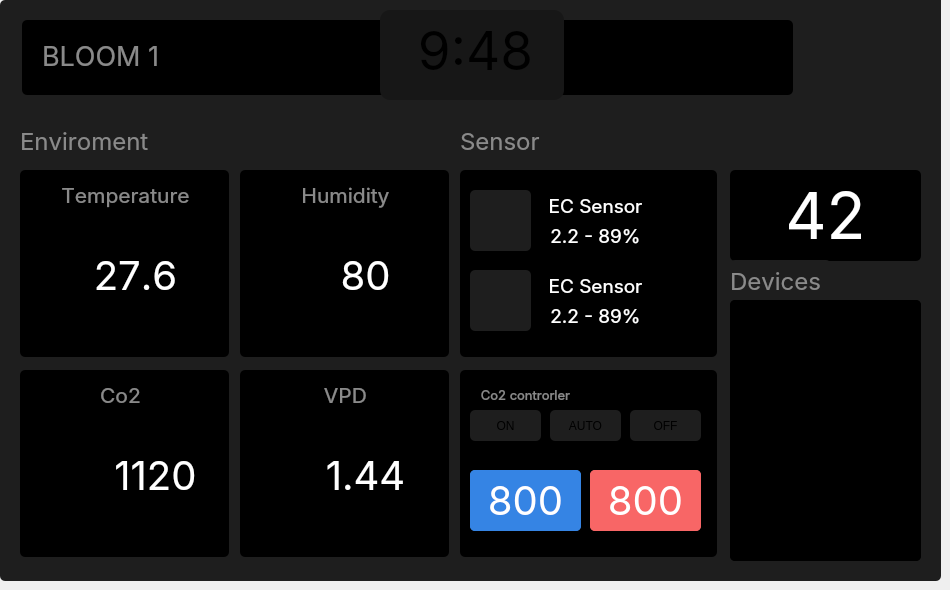
    <widget class="QWidget" name="pageHome">
     <widget class="QWidget" name="body" native="true">
      <property name="geometry">
       <rect>
        <x>0</x>
        <y>0</y>
        <width>941</width>
        <height>581</height>
       </rect>
      </property>
      <property name="styleSheet">
       <string notr="true">background-color: rgb(30, 30, 30);
padding:0px;
border-radius:5px;</string>
      </property>
      <widget class="QWidget" name="header_body" native="true">
       <property name="geometry">
        <rect>
         <x>22</x>
         <y>20</y>
         <width>771</width>
         <height>75</height>
        </rect>
       </property>
       <property name="styleSheet">
        <string notr="true">background-color: rgb(0, 0, 0);
border-radius:5px</string>
       </property>
       <widget class="QLabel" name="roomName">
        <property name="geometry">
         <rect>
          <x>20</x>
          <y>20</y>
          <width>151</width>
          <height>31</height>
         </rect>
        </property>
        <property name="font">
         <font>
          <family>inter</family>
          <pointsize>20</pointsize>
          <italic>false</italic>
          <strikeout>false</strikeout>
          <kerning>false</kerning>
         </font>
        </property>
        <property name="styleSheet">
         <string notr="true">font-family:inter;
color: #8A8A8A</string>
        </property>
        <property name="text">
         <string>BLOOM 1</string>
        </property>
       </widget>
      </widget>
      <widget class="QWidget" name="widget" native="true">
       <property name="geometry">
        <rect>
         <x>380</x>
         <y>10</y>
         <width>184</width>
         <height>90</height>
        </rect>
       </property>
       <property name="styleSheet">
        <string notr="true">background-color: #171717;
border-radius:10px</string>
       </property>
       <widget class="QLabel" name="timeLable">
        <property name="geometry">
         <rect>
          <x>20</x>
          <y>10</y>
          <width>151</width>
          <height>61</height>
         </rect>
        </property>
        <property name="font">
         <font>
          <family>Inter</family>
          <pointsize>40</pointsize>
         </font>
        </property>
        <property name="styleSheet">
         <string notr="true">font-family: Inter</string>
        </property>
        <property name="text">
         <string>9:48</string>
        </property>
        <property name="alignment">
         <set>Qt::AlignCenter</set>
        </property>
       </widget>
      </widget>
      <widget class="QLabel" name="enviromentLable">
       <property name="geometry">
        <rect>
         <x>20</x>
         <y>120</y>
         <width>211</width>
         <height>41</height>
        </rect>
       </property>
       <property name="font">
        <font>
         <family>inter</family>
         <pointsize>18</pointsize>
         <italic>false</italic>
         <strikeout>false</strikeout>
         <kerning>false</kerning>
        </font>
       </property>
       <property name="styleSheet">
        <string notr="true">font-family:inter;
color: #8A8A8A</string>
       </property>
       <property name="text">
        <string>Enviroment</string>
       </property>
      </widget>
      <widget class="QWidget" name="tempWidget" native="true">
       <property name="geometry">
        <rect>
         <x>20</x>
         <y>170</y>
         <width>209</width>
         <height>187</height>
        </rect>
       </property>
       <property name="styleSheet">
        <string notr="true">background-color: rgb(0, 0, 0);</string>
       </property>
       <widget class="QLabel" name="tempLable">
        <property name="geometry">
         <rect>
          <x>10</x>
          <y>10</y>
          <width>191</width>
          <height>31</height>
         </rect>
        </property>
        <property name="font">
         <font>
          <family>inter</family>
          <pointsize>16</pointsize>
          <italic>false</italic>
          <bold>false</bold>
          <strikeout>false</strikeout>
          <kerning>false</kerning>
         </font>
        </property>
        <property name="styleSheet">
         <string notr="true">font-family:inter;
color: #8A8A8A</string>
        </property>
        <property name="text">
         <string>Temperature</string>
        </property>
        <property name="alignment">
         <set>Qt::AlignCenter</set>
        </property>
       </widget>
       <widget class="QLabel" name="iconTemp">
        <property name="geometry">
         <rect>
          <x>0</x>
          <y>60</y>
          <width>61</width>
          <height>91</height>
         </rect>
        </property>
        <property name="text">
         <string/>
        </property>
        <property name="pixmap">
         <pixmap resource="Resource.qrc">:/icon/Temperature.png</pixmap>
        </property>
       </widget>
       <widget class="QLabel" name="humiLable_7">
        <property name="geometry">
         <rect>
          <x>10</x>
          <y>80</y>
          <width>211</width>
          <height>51</height>
         </rect>
        </property>
        <property name="font">
         <font>
          <family>inter</family>
          <pointsize>30</pointsize>
          <italic>false</italic>
          <bold>false</bold>
          <strikeout>false</strikeout>
          <kerning>false</kerning>
         </font>
        </property>
        <property name="styleSheet">
         <string notr="true">font-family:inter;
color:rgb(255, 255, 255)</string>
        </property>
        <property name="text">
         <string>27.6</string>
        </property>
        <property name="alignment">
         <set>Qt::AlignCenter</set>
        </property>
       </widget>
       <zorder>humiLable_7</zorder>
       <zorder>tempLable</zorder>
       <zorder>iconTemp</zorder>
      </widget>
      <widget class="QWidget" name="humiWidget" native="true">
       <property name="geometry">
        <rect>
         <x>240</x>
         <y>170</y>
         <width>209</width>
         <height>187</height>
        </rect>
       </property>
       <property name="styleSheet">
        <string notr="true">background-color: rgb(0, 0, 0);</string>
       </property>
       <widget class="QLabel" name="humiLable">
        <property name="geometry">
         <rect>
          <x>0</x>
          <y>10</y>
          <width>211</width>
          <height>31</height>
         </rect>
        </property>
        <property name="font">
         <font>
          <family>inter</family>
          <pointsize>16</pointsize>
          <italic>false</italic>
          <bold>false</bold>
          <strikeout>false</strikeout>
          <kerning>false</kerning>
         </font>
        </property>
        <property name="styleSheet">
         <string notr="true">font-family:inter;
color: #8A8A8A</string>
        </property>
        <property name="text">
         <string>Humidity</string>
        </property>
        <property name="alignment">
         <set>Qt::AlignCenter</set>
        </property>
       </widget>
       <widget class="QLabel" name="iconTemp_2">
        <property name="geometry">
         <rect>
          <x>10</x>
          <y>60</y>
          <width>61</width>
          <height>91</height>
         </rect>
        </property>
        <property name="text">
         <string/>
        </property>
        <property name="pixmap">
         <pixmap resource="Resource.qrc">:/icon/Hygrometer.png</pixmap>
        </property>
       </widget>
       <widget class="QLabel" name="humiLable_8">
        <property name="geometry">
         <rect>
          <x>20</x>
          <y>80</y>
          <width>211</width>
          <height>51</height>
         </rect>
        </property>
        <property name="font">
         <font>
          <family>inter</family>
          <pointsize>30</pointsize>
          <italic>false</italic>
          <bold>false</bold>
          <strikeout>false</strikeout>
          <kerning>false</kerning>
         </font>
        </property>
        <property name="styleSheet">
         <string notr="true">font-family:inter;
color:rgb(255, 255, 255)</string>
        </property>
        <property name="text">
         <string>80</string>
        </property>
        <property name="alignment">
         <set>Qt::AlignCenter</set>
        </property>
       </widget>
       <zorder>humiLable_8</zorder>
       <zorder>humiLable</zorder>
       <zorder>iconTemp_2</zorder>
      </widget>
      <widget class="QWidget" name="co2Widget" native="true">
       <property name="geometry">
        <rect>
         <x>20</x>
         <y>370</y>
         <width>209</width>
         <height>187</height>
        </rect>
       </property>
       <property name="styleSheet">
        <string notr="true">background-color: rgb(0, 0, 0);</string>
       </property>
       <widget class="QLabel" name="co2Lable">
        <property name="geometry">
         <rect>
          <x>0</x>
          <y>10</y>
          <width>201</width>
          <height>31</height>
         </rect>
        </property>
        <property name="font">
         <font>
          <family>inter</family>
          <pointsize>16</pointsize>
          <italic>false</italic>
          <bold>false</bold>
          <strikeout>false</strikeout>
          <kerning>false</kerning>
         </font>
        </property>
        <property name="styleSheet">
         <string notr="true">font-family:inter;
color: #8A8A8A</string>
        </property>
        <property name="text">
         <string>Co2</string>
        </property>
        <property name="alignment">
         <set>Qt::AlignCenter</set>
        </property>
       </widget>
       <widget class="QLabel" name="iconTemp_3">
        <property name="geometry">
         <rect>
          <x>10</x>
          <y>60</y>
          <width>71</width>
          <height>91</height>
         </rect>
        </property>
        <property name="styleSheet">
         <string notr="true">color: rgb(255, 255, 255);</string>
        </property>
        <property name="text">
         <string/>
        </property>
        <property name="pixmap">
         <pixmap resource="Resource.qrc">:/icon/CO2.png</pixmap>
        </property>
       </widget>
       <widget class="QLabel" name="humiLable_9">
        <property name="geometry">
         <rect>
          <x>30</x>
          <y>80</y>
          <width>211</width>
          <height>51</height>
         </rect>
        </property>
        <property name="font">
         <font>
          <family>inter</family>
          <pointsize>30</pointsize>
          <italic>false</italic>
          <bold>false</bold>
          <strikeout>false</strikeout>
          <kerning>false</kerning>
         </font>
        </property>
        <property name="styleSheet">
         <string notr="true">font-family:inter;
color:rgb(255, 255, 255)</string>
        </property>
        <property name="text">
         <string>1120</string>
        </property>
        <property name="alignment">
         <set>Qt::AlignCenter</set>
        </property>
       </widget>
       <zorder>humiLable_9</zorder>
       <zorder>co2Lable</zorder>
       <zorder>iconTemp_3</zorder>
      </widget>
      <widget class="QWidget" name="vpdWidget" native="true">
       <property name="geometry">
        <rect>
         <x>240</x>
         <y>370</y>
         <width>209</width>
         <height>187</height>
        </rect>
       </property>
       <property name="styleSheet">
        <string notr="true">background-color: rgb(0, 0, 0);</string>
       </property>
       <widget class="QLabel" name="vdpLable">
        <property name="geometry">
         <rect>
          <x>0</x>
          <y>10</y>
          <width>211</width>
          <height>31</height>
         </rect>
        </property>
        <property name="font">
         <font>
          <family>inter</family>
          <pointsize>16</pointsize>
          <italic>false</italic>
          <bold>false</bold>
          <strikeout>false</strikeout>
          <kerning>false</kerning>
         </font>
        </property>
        <property name="styleSheet">
         <string notr="true">font-family:inter;
color: #8A8A8A</string>
        </property>
        <property name="text">
         <string>VPD</string>
        </property>
        <property name="alignment">
         <set>Qt::AlignCenter</set>
        </property>
       </widget>
       <widget class="QLabel" name="iconTemp_4">
        <property name="geometry">
         <rect>
          <x>10</x>
          <y>60</y>
          <width>61</width>
          <height>91</height>
         </rect>
        </property>
        <property name="text">
         <string/>
        </property>
        <property name="pixmap">
         <pixmap resource="Resource.qrc">:/icon/Connect.png</pixmap>
        </property>
       </widget>
       <widget class="QLabel" name="humiLable_10">
        <property name="geometry">
         <rect>
          <x>20</x>
          <y>80</y>
          <width>211</width>
          <height>51</height>
         </rect>
        </property>
        <property name="font">
         <font>
          <family>inter</family>
          <pointsize>30</pointsize>
          <italic>false</italic>
          <bold>false</bold>
          <strikeout>false</strikeout>
          <kerning>false</kerning>
         </font>
        </property>
        <property name="styleSheet">
         <string notr="true">font-family:inter;
color:rgb(255, 255, 255)</string>
        </property>
        <property name="text">
         <string>1.44</string>
        </property>
        <property name="alignment">
         <set>Qt::AlignCenter</set>
        </property>
       </widget>
       <zorder>humiLable_10</zorder>
       <zorder>vdpLable</zorder>
       <zorder>iconTemp_4</zorder>
      </widget>
      <widget class="QLabel" name="enviromentLable_2">
       <property name="geometry">
        <rect>
         <x>460</x>
         <y>120</y>
         <width>211</width>
         <height>41</height>
        </rect>
       </property>
       <property name="font">
        <font>
         <family>inter</family>
         <pointsize>18</pointsize>
         <italic>false</italic>
         <strikeout>false</strikeout>
         <kerning>false</kerning>
        </font>
       </property>
       <property name="styleSheet">
        <string notr="true">font-family:inter;
color: #8A8A8A</string>
       </property>
       <property name="text">
        <string>Sensor</string>
       </property>
      </widget>
      <widget class="QWidget" name="humiWidget_2" native="true">
       <property name="geometry">
        <rect>
         <x>460</x>
         <y>170</y>
         <width>257</width>
         <height>187</height>
        </rect>
       </property>
       <property name="styleSheet">
        <string notr="true">background-color: rgb(0, 0, 0);</string>
       </property>
       <widget class="QWidget" name="widget_4" native="true">
        <property name="geometry">
         <rect>
          <x>10</x>
          <y>20</y>
          <width>61</width>
          <height>61</height>
         </rect>
        </property>
        <property name="styleSheet">
         <string notr="true">background-color: rgb(30, 30, 30);
image: url(:/icon/Proximity Sensor.png);</string>
        </property>
       </widget>
       <widget class="QLabel" name="humiLable_3">
        <property name="geometry">
         <rect>
          <x>30</x>
          <y>20</y>
          <width>211</width>
          <height>31</height>
         </rect>
        </property>
        <property name="font">
         <font>
          <family>inter</family>
          <pointsize>14</pointsize>
          <italic>false</italic>
          <bold>false</bold>
          <strikeout>false</strikeout>
          <kerning>false</kerning>
         </font>
        </property>
        <property name="styleSheet">
         <string notr="true">font-family:inter;
color:rgb(255, 255, 255)</string>
        </property>
        <property name="text">
         <string>EC Sensor</string>
        </property>
        <property name="alignment">
         <set>Qt::AlignCenter</set>
        </property>
       </widget>
       <widget class="QLabel" name="humiLable_4">
        <property name="geometry">
         <rect>
          <x>30</x>
          <y>50</y>
          <width>211</width>
          <height>31</height>
         </rect>
        </property>
        <property name="font">
         <font>
          <family>inter</family>
          <pointsize>14</pointsize>
          <italic>false</italic>
          <bold>false</bold>
          <strikeout>false</strikeout>
          <kerning>false</kerning>
         </font>
        </property>
        <property name="styleSheet">
         <string notr="true">font-family:inter;
color:rgb(255, 255, 255)</string>
        </property>
        <property name="text">
         <string>2.2 - 89%</string>
        </property>
        <property name="alignment">
         <set>Qt::AlignCenter</set>
        </property>
       </widget>
       <widget class="QWidget" name="widget_5" native="true">
        <property name="geometry">
         <rect>
          <x>10</x>
          <y>100</y>
          <width>61</width>
          <height>61</height>
         </rect>
        </property>
        <property name="styleSheet">
         <string notr="true">background-color: rgb(30, 30, 30);
image: url(:/icon/Proximity Sensor.png);</string>
        </property>
       </widget>
       <widget class="QLabel" name="humiLable_6">
        <property name="geometry">
         <rect>
          <x>30</x>
          <y>100</y>
          <width>211</width>
          <height>31</height>
         </rect>
        </property>
        <property name="font">
         <font>
          <family>inter</family>
          <pointsize>14</pointsize>
          <italic>false</italic>
          <bold>false</bold>
          <strikeout>false</strikeout>
          <kerning>false</kerning>
         </font>
        </property>
        <property name="styleSheet">
         <string notr="true">font-family:inter;
color:rgb(255, 255, 255)</string>
        </property>
        <property name="text">
         <string>EC Sensor</string>
        </property>
        <property name="alignment">
         <set>Qt::AlignCenter</set>
        </property>
       </widget>
       <widget class="QLabel" name="humiLable_5">
        <property name="geometry">
         <rect>
          <x>30</x>
          <y>130</y>
          <width>211</width>
          <height>31</height>
         </rect>
        </property>
        <property name="font">
         <font>
          <family>inter</family>
          <pointsize>14</pointsize>
          <italic>false</italic>
          <bold>false</bold>
          <strikeout>false</strikeout>
          <kerning>false</kerning>
         </font>
        </property>
        <property name="styleSheet">
         <string notr="true">font-family:inter;
color:rgb(255, 255, 255)</string>
        </property>
        <property name="text">
         <string>2.2 - 89%</string>
        </property>
        <property name="alignment">
         <set>Qt::AlignCenter</set>
        </property>
       </widget>
       <zorder>humiLable_5</zorder>
       <zorder>humiLable_6</zorder>
       <zorder>humiLable_4</zorder>
       <zorder>humiLable_3</zorder>
       <zorder>widget_4</zorder>
       <zorder>widget_5</zorder>
      </widget>
      <widget class="QWidget" name="co2ControllerWidget" native="true">
       <property name="geometry">
        <rect>
         <x>460</x>
         <y>370</y>
         <width>257</width>
         <height>187</height>
        </rect>
       </property>
       <property name="styleSheet">
        <string notr="true">background-color: rgb(0, 0, 0);</string>
       </property>
       <widget class="QLabel" name="humiLable_2">
        <property name="geometry">
         <rect>
          <x>-40</x>
          <y>10</y>
          <width>211</width>
          <height>31</height>
         </rect>
        </property>
        <property name="font">
         <font>
          <family>inter</family>
          <pointsize>10</pointsize>
          <italic>false</italic>
          <bold>false</bold>
          <strikeout>false</strikeout>
          <kerning>false</kerning>
         </font>
        </property>
        <property name="styleSheet">
         <string notr="true">font-family:inter;
color: #8A8A8A</string>
        </property>
        <property name="text">
         <string>Co2 controrler</string>
        </property>
        <property name="alignment">
         <set>Qt::AlignCenter</set>
        </property>
       </widget>
       <widget class="QWidget" name="widget_8" native="true">
        <property name="geometry">
         <rect>
          <x>10</x>
          <y>100</y>
          <width>111</width>
          <height>61</height>
         </rect>
        </property>
        <property name="styleSheet">
         <string notr="true">background-color: rgb(53, 132, 228);</string>
        </property>
        <widget class="QLabel" name="humiLable_11">
         <property name="geometry">
          <rect>
           <x>0</x>
           <y>0</y>
           <width>111</width>
           <height>61</height>
          </rect>
         </property>
         <property name="font">
          <font>
           <family>inter</family>
           <pointsize>30</pointsize>
           <italic>false</italic>
           <bold>false</bold>
           <strikeout>false</strikeout>
           <kerning>false</kerning>
          </font>
         </property>
         <property name="styleSheet">
          <string notr="true">font-family:inter;
color:rgb(255, 255, 255)</string>
         </property>
         <property name="text">
          <string>800</string>
         </property>
         <property name="alignment">
          <set>Qt::AlignCenter</set>
         </property>
        </widget>
       </widget>
       <widget class="QWidget" name="widget_9" native="true">
        <property name="geometry">
         <rect>
          <x>130</x>
          <y>100</y>
          <width>111</width>
          <height>61</height>
         </rect>
        </property>
        <property name="styleSheet">
         <string notr="true">background-color: #F86666
</string>
        </property>
        <widget class="QLabel" name="humiLable_12">
         <property name="geometry">
          <rect>
           <x>0</x>
           <y>0</y>
           <width>111</width>
           <height>61</height>
          </rect>
         </property>
         <property name="font">
          <font>
           <family>inter</family>
           <pointsize>30</pointsize>
           <italic>false</italic>
           <bold>false</bold>
           <strikeout>false</strikeout>
           <kerning>false</kerning>
          </font>
         </property>
         <property name="styleSheet">
          <string notr="true">font-family:inter;
color:rgb(255, 255, 255)</string>
         </property>
         <property name="text">
          <string>800</string>
         </property>
         <property name="alignment">
          <set>Qt::AlignCenter</set>
         </property>
        </widget>
       </widget>
       <widget class="QPushButton" name="onButton">
        <property name="geometry">
         <rect>
          <x>10</x>
          <y>40</y>
          <width>71</width>
          <height>31</height>
         </rect>
        </property>
        <property name="styleSheet">
         <string notr="true">QPushButton{
background-color: #1E1E1E
}
QPushButton::pressed{
	background-color: rgba(104, 11, 11, 177)
}</string>
        </property>
        <property name="text">
         <string>ON</string>
        </property>
        <property name="checkable">
         <bool>true</bool>
        </property>
        <property name="checked">
         <bool>true</bool>
        </property>
        <property name="autoRepeat">
         <bool>false</bool>
        </property>
        <property name="autoExclusive">
         <bool>false</bool>
        </property>
       </widget>
       <widget class="QPushButton" name="autoButton">
        <property name="geometry">
         <rect>
          <x>90</x>
          <y>40</y>
          <width>71</width>
          <height>31</height>
         </rect>
        </property>
        <property name="styleSheet">
         <string notr="true">QPushButton{
background-color: #1E1E1E
}

QPushButton::pressed{
	background-color: rgba(104, 11, 11, 177)
}</string>
        </property>
        <property name="text">
         <string>AUTO</string>
        </property>
        <property name="checkable">
         <bool>true</bool>
        </property>
        <property name="checked">
         <bool>true</bool>
        </property>
        <property name="autoRepeat">
         <bool>false</bool>
        </property>
        <property name="autoExclusive">
         <bool>false</bool>
        </property>
       </widget>
       <widget class="QPushButton" name="offButton">
        <property name="geometry">
         <rect>
          <x>170</x>
          <y>40</y>
          <width>71</width>
          <height>31</height>
         </rect>
        </property>
        <property name="styleSheet">
         <string notr="true">QPushButton{
background-color: #1E1E1E
}

QPushButton::pressed{
	background-color: rgba(104, 11, 11, 177)
}</string>
        </property>
        <property name="text">
         <string>OFF</string>
        </property>
        <property name="checkable">
         <bool>true</bool>
        </property>
        <property name="checked">
         <bool>true</bool>
        </property>
        <property name="autoRepeat">
         <bool>false</bool>
        </property>
        <property name="autoExclusive">
         <bool>false</bool>
        </property>
       </widget>
      </widget>
      <widget class="QWidget" name="widget_2" native="true">
       <property name="geometry">
        <rect>
         <x>810</x>
         <y>-10</y>
         <width>131</width>
         <height>131</height>
        </rect>
       </property>
       <property name="styleSheet">
        <string notr="true">background-image: url(:/icon/logo 1.png);</string>
       </property>
      </widget>
      <widget class="QWidget" name="humiWidget_4" native="true">
       <property name="geometry">
        <rect>
         <x>730</x>
         <y>170</y>
         <width>191</width>
         <height>91</height>
        </rect>
       </property>
       <property name="styleSheet">
        <string notr="true">background-color: rgb(0, 0, 0);</string>
       </property>
       <widget class="QLabel" name="humiLable_13">
        <property name="geometry">
         <rect>
          <x>10</x>
          <y>0</y>
          <width>171</width>
          <height>91</height>
         </rect>
        </property>
        <property name="font">
         <font>
          <family>inter</family>
          <pointsize>48</pointsize>
          <italic>false</italic>
          <bold>false</bold>
          <strikeout>false</strikeout>
          <kerning>false</kerning>
         </font>
        </property>
        <property name="styleSheet">
         <string notr="true">font-family:inter;
color:rgb(255, 255, 255)</string>
        </property>
        <property name="text">
         <string>42</string>
        </property>
        <property name="alignment">
         <set>Qt::AlignCenter</set>
        </property>
       </widget>
      </widget>
      <widget class="QLabel" name="enviromentLable_3">
       <property name="geometry">
        <rect>
         <x>730</x>
         <y>260</y>
         <width>101</width>
         <height>41</height>
        </rect>
       </property>
       <property name="font">
        <font>
         <family>inter</family>
         <pointsize>18</pointsize>
         <italic>false</italic>
         <strikeout>false</strikeout>
         <kerning>false</kerning>
        </font>
       </property>
       <property name="styleSheet">
        <string notr="true">font-family:inter;
color: #8A8A8A</string>
       </property>
       <property name="text">
        <string>Devices</string>
       </property>
      </widget>
      <widget class="QWidget" name="humiWidget_5" native="true">
       <property name="geometry">
        <rect>
         <x>730</x>
         <y>300</y>
         <width>191</width>
         <height>261</height>
        </rect>
       </property>
       <property name="styleSheet">
        <string notr="true">background-color: rgb(0, 0, 0);</string>
       </property>
       <widget class="QWidget" name="verticalLayoutWidget">
        <property name="geometry">
         <rect>
          <x>0</x>
          <y>0</y>
          <width>99</width>
          <height>261</height>
         </rect>
        </property>
        <layout class="QVBoxLayout" name="verticalLayout">
         <property name="spacing">
          <number>0</number>
         </property>
         <property name="leftMargin">
          <number>20</number>
         </property>
         <property name="topMargin">
          <number>2</number>
         </property>
         <item>
          <widget class="QLabel" name="label_2">
           <property name="text">
            <string>Đèn</string>
           </property>
          </widget>
         </item>
         <item>
          <widget class="QLabel" name="label_6">
           <property name="text">
            <string>Bơm</string>
           </property>
          </widget>
         </item>
         <item>
          <widget class="QLabel" name="label_7">
           <property name="text">
            <string>Khuấy</string>
           </property>
          </widget>
         </item>
         <item>
          <widget class="QLabel" name="label_5">
           <property name="text">
            <string>Tưới</string>
           </property>
          </widget>
         </item>
         <item>
          <widget class="QLabel" name="label_4">
           <property name="text">
            <string>CO2</string>
           </property>
          </widget>
         </item>
         <item>
          <widget class="QLabel" name="label_3">
           <property name="text">
            <string>Xả</string>
           </property>
          </widget>
         </item>
         <item>
          <widget class="QLabel" name="label">
           <property name="text">
            <string>RO</string>
           </property>
          </widget>
         </item>
        </layout>
       </widget>
       <widget class="QWidget" name="verticalLayoutWidget_2">
        <property name="geometry">
         <rect>
          <x>120</x>
          <y>0</y>
          <width>71</width>
          <height>261</height>
         </rect>
        </property>
        <layout class="QVBoxLayout" name="verticalLayout_2"/>
       </widget>
      </widget>
     </widget>
    </widget>
